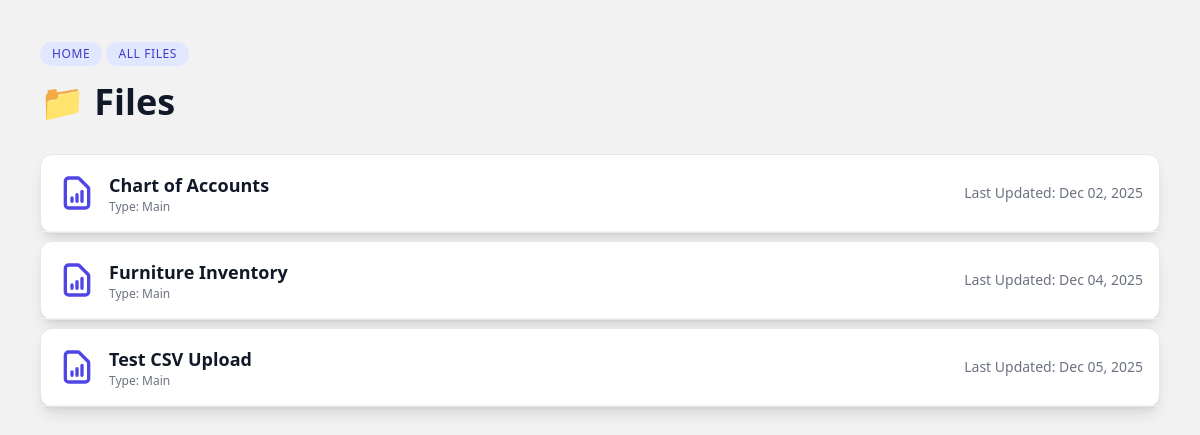
/files/lists/, run on an earlier commit of the app's database.
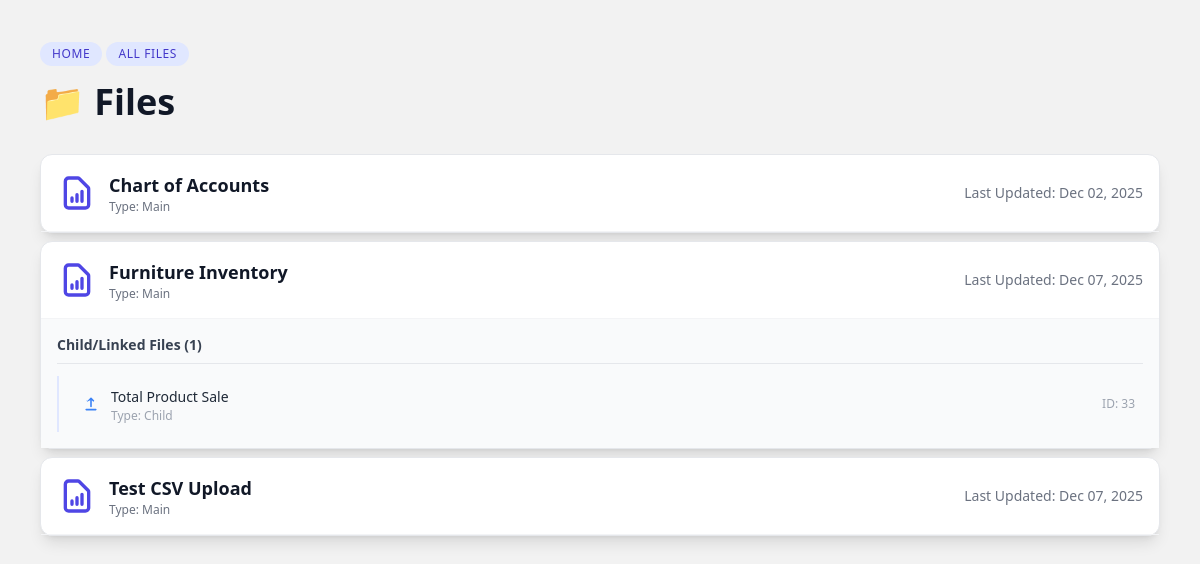
And on a later commit of the database.
### files/models.py (models this page shows, shortened)
class SpreadsheetFile(models.Model):
    name = models.CharField(max_length=255)
    file_type = models.CharField(max_length=10, choices=FILE_TYPE_CHOICES)
    data = models.JSONField(default=dict)  # full table: {"columns": [], "rows": []}
    parent = models.ForeignKey(
        'self', null=True, blank=True, on_delete=models.SET_NULL, related_name='children'
    )
    created_at = models.DateTimeField(auto_now_add=True)
    updated_at = models.DateTimeField(auto_now=True)

### files/views.py (the view)
# urls.py: path('files/lists/', views.file_lists, name='file_lists'),
def file_lists(request):
    root_files = SpreadsheetFile.objects.filter(parent__isnull=True).order_by('name')
    context = {
        'files': root_files,  # Renamed for simplicity in the template loop
    }
    return render(request, 'files/type/lists.html', context)

### files/templates/files/type/lists.html (shortened to what this page needs)
{% extends '../base.html' %}
{% block content %}
<span class="inline-block bg-indigo-100 text-indigo-700 text-xs font-medium px-3 py-1 rounded-full uppercase tracking-wider mb-4"><a href="/">Home</a></span>
<span class="inline-block bg-indigo-100 text-indigo-700 text-xs font-medium px-3 py-1 rounded-full uppercase tracking-wider mb-4">All Files</span>
<h1 class="text-4xl font-extrabold text-gray-900 mb-8">📁 Files</h1>
{% if files %}
    <div class="space-y-2">
    {% for file in files %}
        <div class="bg-white rounded-xl shadow-lg border border-gray-200">
            <div class="flex items-center justify-between p-4 border-b border-gray-100 hover:bg-gray-50 transition duration-100">
                <div class="flex items-center space-x-3">
                    <svg class="w-10 h-10 text-indigo-600" fill="none" viewBox="0 0 24 24" stroke="currentColor">
                        <path stroke-linecap="round" stroke-linejoin="round" stroke-width="2" d="M9 17v-2m3 2v-4m3 4v-6m2 10H7a2 2 0 01-2-2V5a2 2 0 012-2h5.586a1 1 0 01.707.293l5.414 5.414a1 1 0 01.293.707V19a2 2 0 01-2 2z">
                        </path>
                    </svg>
                    <div>
                        <a href="/files/edit/{{file.id}}" class="font-bold text-lg text-gray-900 hover:text-indigo-700">{{ file.name }}</a>
                        <p class="text-xs text-gray-500">Type: {{ file.get_file_type_display }}</p>
                    </div>
                </div>
                <div class="text-sm text-gray-500">
                    Last Updated: {{ file.updated_at|date:"M d, Y" }}
                </div>
            </div>
            {% if file.children.all %}
                <div class="p-4 bg-gray-50">
                    <h3 class="text-sm font-semibold text-gray-700 mb-3 border-b border-gray-200 pb-2">
                        Child/Linked Files ({{ file.children.all|length }})
                    </h3>
                    <div class="space-y-2 pl-4 border-l-2 border-indigo-100">
                        {% for child in file.children.all %}
                            <div class="flex items-center justify-between p-2 hover:bg-white rounded-lg transition duration-100">
                                <div class="flex items-center space-x-3">
                                    <div>
                                        <a href="/files/edit/{{child.id}}" class="font-medium text-sm text-gray-800 hover:text-blue-600">{{ child.name }}</a>
                                        <p class="text-xs text-gray-400">Type: {{ child.get_file_type_display }}</p>
                                    </div>
                                </div>
                                <div class="text-xs text-gray-400">
                                    ID: {{ child.pk }}
                                </div>
                            </div>
                        {% endfor %}
                    </div>
                </div>
            {% endif %}
        </div>
    {% endfor %}
    </div>
{% else %}
    <div class="p-12 text-center bg-white rounded-xl shadow-lg border border-dashed border-gray-300">
        <p class="text-xl text-gray-500">No top-level files found in the system.</p>
        <p class="mt-2 text-sm text-gray-400">Create a file without specifying a parent to start a new hierarchy.</p>
    </div>
{% endif %}
{% endblock %}

### files/templates/files/base.html (shortened to what this page needs)
{% load static %}
<!DOCTYPE html>
<html lang="en">
<head>
  <link href="{% static 'tailwind.css' %}" rel="stylesheet">
  <link href="{% static 'dist/styles.css' %}" rel="stylesheet">
</head>
<body class="p-5 m-5">
  {% block content %}{% endblock %}
</body>
</html>

What changed in the data, as far as the page shows it:
changed SpreadsheetFile "Furniture Inventory": updated_at "Dec 04, 2025" → "Dec 07, 2025"; children.all|length (not shown) → "1"
added SpreadsheetFile: name "Total Product Sale", file_type "Child", pk "33", shown under "Furniture Inventory"
changed SpreadsheetFile "Test CSV Upload": updated_at "Dec 05, 2025" → "Dec 07, 2025"
